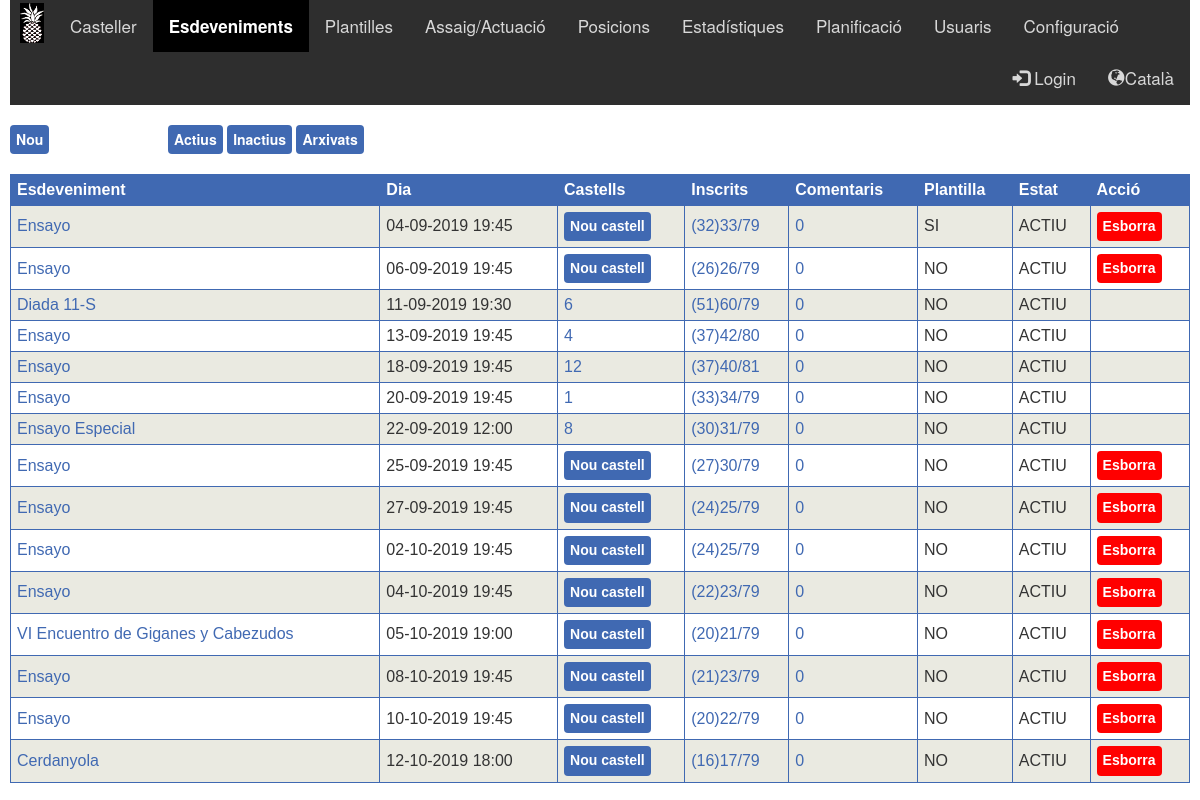
Page /Event.php (signed in) on the committed database.
### tables this page shows
CREATE TABLE `EVENT` (
  `Event_ID` int(11) NOT NULL,
  `Nom` varchar(100) NOT NULL,
  `Data` datetime NOT NULL,
  `Tipus` int(11) NOT NULL,
  `Estat` int(11) NOT NULL DEFAULT 1,
  `EVENT_PARE_ID` int(11) NOT NULL DEFAULT 0,
  `ESPLANTILLA` bit(1) DEFAULT NULL,
  `CONTADOR` bit(1) DEFAULT b'0',
  `HASHTAG` varchar(100) DEFAULT NULL,
  `TEMPORADA` varchar(100) NOT NULL
);

### Event.php (the view, shortened to what this page needs)
<html lang="es-ES">
<head>
</head>
<?php include "$_SERVER[DOCUMENT_ROOT]/pinyator/Style.php";?>
<body class="popup">
<?php include "$_SERVER[DOCUMENT_ROOT]/pinyator/Menu.php";?>
<table class='butons'>
	<tr class='butons'>
		<th class='butons'><a href="Event_Fitxa.php" class="boto" <?php EventLv2Not("hidden");?> ><?php echo _("Nou"); ?></a></th>
		<th class='butons'>
			<a href="Event.php?e=1" class="boto" ><?php echo _("Actius"); ?></a>
			<a href="Event.php?e=-1" class="boto" ><?php echo _("Inactius"); ?></a>
			<a href="Event.php?e=2" class="boto" ><?php echo _("Arxivats"); ?></a>
		</th>
	</tr>
</table>
<br>
 <table class='llistes'>
  <tr class='llistes'>
    <th class='llistes'><?php echo _("Esdeveniment"); ?></th>
    <th class='llistes'><?php echo _("Dia"); ?></th>
	<?php if (EsEventLv2())echo "<th class='llistes'>Castells</th>"; ?>
	<th class='llistes'><?php echo _("Inscrits"); ?></th>
	<th class='llistes'><?php echo _("Comentaris"); ?></th>
	<th class='llistes'><?php echo _("Plantilla"); ?></th>
	<th class='llistes'><?php echo _("Estat"); ?></th>
	<?php if (EsEventLv2()) echo "<th class='llistes'>"._('Acció')."</th>" ?>
  </tr>
<?php
$estat=1;
include "$_SERVER[DOCUMENT_ROOT]/pinyator/Connexio.php";
$sql="SELECT E.EVENT_ID, E.NOM, date_format(E.DATA, '%d-%m-%Y %H:%i') AS DATA,
E.ESTAT, E.EVENT_PARE_ID, E.ESPLANTILLA,
COUNT(I.ESTAT) AS CONTESTES_QTA,
(SUM(IF(I.ESTAT > 0, 1, 0)) + SUM(IFNULL(I.ACOMPANYANTS,0))) AS INSCRITS_QTA,
(SELECT IFNULL(COUNT(*), 0) FROM CASTELL C WHERE C.EVENT_ID=E.EVENT_ID) AS CASTELLS_QTA,
IFNULL(EP.DATA, E.DATA) AS ORDENACIO,
(SELECT IFNULL(COUNT(*), 0) FROM EVENT_COMENTARIS EC WHERE EC.EVENT_ID=E.EVENT_ID) AS COMENTARIS,
(SELECT SUM(IF(IU.ESTAT > 0, 1, 0))
		FROM INSCRITS IU
		JOIN CASTELLER C ON C.CASTELLER_ID=IU.CASTELLER_ID
		JOIN POSICIO P ON P.POSICIO_ID=C.POSICIO_PINYA_ID
		WHERE IU.EVENT_ID=E.EVENT_ID
		AND (P.ESNUCLI=1 OR P.ESTRONC=1 OR P.ESCORDO=1)) AS UTILS
FROM EVENT AS E
LEFT JOIN EVENT AS EP ON EP.EVENT_ID = E.EVENT_PARE_ID
LEFT JOIN INSCRITS AS I ON I.EVENT_ID = E.EVENT_ID
WHERE (E.ESTAT = ".$estat." OR E.ESTAT = 0)
GROUP BY E.EVENT_ID, E.NOM, E.DATA, E.ESTAT, E.EVENT_PARE_ID
ORDER BY ORDENACIO, E.EVENT_PARE_ID, E.DATA";
$result = mysqli_query($conn, $sql);
if (mysqli_num_rows($result) > 0)
{
    while($row = mysqli_fetch_assoc($result))
	{
		$a  = $row["ESTAT"];
		if ($a == -1)
		{
			$estatNom = "INACTIU";
		}
		elseif ($a == 1)
		{
			$estatNom = "ACTIU";
		}
		elseif ($a == 2)
		{
			$estatNom = "ARXIVAT";
		}
		else
		{
			$estatNom = "";
		}
		$esPlantilla = $row["ESPLANTILLA"]==1?"SI":"NO";
		$tInici = "";
		$tFinal = "";
		$link = "e=".$estat."&id=".$row["EVENT_ID"];
		$linkCastells = "";
		if ($row["CASTELLS_QTA"] > 0)
		{
			$linkCastells = "<a href='Castell.php?id=".$row["EVENT_ID"]."'>".$row["CASTELLS_QTA"]."</a>";
		}
		else
		{
			$linkCastells = "<a href='Castell_Nou.php?id=".$row["EVENT_ID"]."' class='boto' >"._('Nou castell')."</a>";
		}
		if(EsEventLv2())
		{
			$linkNom = "<a href='Event_Fitxa.php?".$link."'>".$row["NOM"]."</a>";
		}
		else
		{
			$linkNom = $row["NOM"];
		}
		echo "<tr class='llistes'>
		<td class='llistes'>".$tInici.$linkNom.$tFinal."</td>
		<td class='llistes'>".$row["DATA"]."</td>";
		if(EsEventLv2())
		{
			echo "<td class='llistes'>".$linkCastells."</td>";
		}
		echo "<td class='llistes'><a href='Event_LlistaPrivat.php?".$link."'>(".$row["UTILS"].")".$row["INSCRITS_QTA"]."/".$row["CONTESTES_QTA"]."</a></td>
		<td class='llistes'><a href='Event_Comentari_Privat.php?id=".$row["EVENT_ID"]."'>".$row["COMENTARIS"]."</a></td>
		<td class='llistes'>".$esPlantilla."</td>
		<td class='llistes'>".$estatNom."</td>";
		if(EsEventLv2())
		{
			if ($row["CASTELLS_QTA"] > 0)
				echo "<td class='llistes'></td>";
			else
				echo "<td class='llistes'><button class='boto boto_remove' name='Event_Esborra.php?id=".$row["EVENT_ID"]."' onClick='ShowPopup(this)' >"._('Esborra')."</button></td>";
		}
		echo "</tr>";
    }
}
else if (mysqli_error($conn) != "")
{
    echo "Error: " . $sql . "<br>" . mysqli_error($conn);
}
?>
	</table>
   </body>
</html>

### Style_Custom.css (style rules this page uses)
table.butons { border: 0px; width: 80%; }
table.llistes { font-family: arial, sans-serif; border-collapse: collapse; width: 100%; }
th.llistes { border: 1px solid #4069B2; text-align: left; padding: 6px; background-color: #4069B2; color: #FFF; }
td.llistes { border: 1px solid #4069B2; text-align: left; padding: 6px; }
tr.llistes:nth-child(even) { background-color: #eaeae1; }
td.llistes a.boto { color: #FFF; }
td.llistes a { color: #4069B2; }
.boto { display: inline-block; padding: 2px 6px; font-size: 14px; line-height: 1.8; vertical-align: bottom; -webkit-appearance: none; -moz-appearance: none; appearance: none; -webkit-box-shadow: none; -moz-box-shadow: none; box-shadow: none; -webkit-border-radius: 0; -moz-border-radius: 0; border-radius: 4px; color: #FFF; background-color: #4069B2; border-color:#1D51B2; border: none; text-align: center; white-space: nowrap; vertical-align: middle; cursor: pointer; -moz-user-select: none; background-image: none; font-weight: bold; }
.boto_remove { background-color: red; }
.popup { -webkit-user-select: none; -moz-user-select: none; -ms-user-select: none; user-select: none; }

### rows in the picture
event: Nom "Ensayo", DATA "04-09-2019 19:45", UTILS "32", INSCRITS_QTA "33", CONTESTES_QTA "79", COMENTARIS "0", ESPLANTILLA "SI", Estat "ACTIU"
event: Nom "Ensayo", DATA "06-09-2019 19:45", UTILS "26", INSCRITS_QTA "26", CONTESTES_QTA "79", COMENTARIS "0", ESPLANTILLA "NO", Estat "ACTIU"
event: Nom "Diada 11-S", DATA "11-09-2019 19:30", CASTELLS_QTA "6", UTILS "51", INSCRITS_QTA "60", CONTESTES_QTA "79", COMENTARIS "0", ESPLANTILLA "NO", Estat "ACTIU"
event: Nom "Ensayo", DATA "13-09-2019 19:45", CASTELLS_QTA "4", UTILS "37", INSCRITS_QTA "42", CONTESTES_QTA "80", COMENTARIS "0", ESPLANTILLA "NO", Estat "ACTIU"
event: Nom "Ensayo", DATA "18-09-2019 19:45", CASTELLS_QTA "12", UTILS "37", INSCRITS_QTA "40", CONTESTES_QTA "81", COMENTARIS "0", ESPLANTILLA "NO", Estat "ACTIU"
event: Nom "Ensayo", DATA "20-09-2019 19:45", CASTELLS_QTA "1", UTILS "33", INSCRITS_QTA "34", CONTESTES_QTA "79", COMENTARIS "0", ESPLANTILLA "NO", Estat "ACTIU"
event: Nom "Ensayo Especial", DATA "22-09-2019 12:00", CASTELLS_QTA "8", UTILS "30", INSCRITS_QTA "31", CONTESTES_QTA "79", COMENTARIS "0", ESPLANTILLA "NO", Estat "ACTIU"
event: Nom "Ensayo", DATA "25-09-2019 19:45", UTILS "27", INSCRITS_QTA "30", CONTESTES_QTA "79", COMENTARIS "0", ESPLANTILLA "NO", Estat "ACTIU"
event: Nom "Ensayo", DATA "27-09-2019 19:45", UTILS "24", INSCRITS_QTA "25", CONTESTES_QTA "79", COMENTARIS "0", ESPLANTILLA "NO", Estat "ACTIU"
event: Nom "Ensayo", DATA "02-10-2019 19:45", UTILS "24", INSCRITS_QTA "25", CONTESTES_QTA "79", COMENTARIS "0", ESPLANTILLA "NO", Estat "ACTIU"
event: Nom "Ensayo", DATA "04-10-2019 19:45", UTILS "22", INSCRITS_QTA "23", CONTESTES_QTA "79", COMENTARIS "0", ESPLANTILLA "NO", Estat "ACTIU"
event: Nom "VI Encuentro de Giganes y Cabezudos", DATA "05-10-2019 19:00", UTILS "20", INSCRITS_QTA "21", CONTESTES_QTA "79", COMENTARIS "0", ESPLANTILLA "NO", Estat "ACTIU"
event: Nom "Ensayo", DATA "08-10-2019 19:45", UTILS "21", INSCRITS_QTA "23", CONTESTES_QTA "79", COMENTARIS "0", ESPLANTILLA "NO", Estat "ACTIU"
event: Nom "Ensayo", DATA "10-10-2019 19:45", UTILS "20", INSCRITS_QTA "22", CONTESTES_QTA "79", COMENTARIS "0", ESPLANTILLA "NO", Estat "ACTIU"
event: Nom "Cerdanyola", DATA "12-10-2019 18:00", UTILS "16", INSCRITS_QTA "17", CONTESTES_QTA "79", COMENTARIS "0", ESPLANTILLA "NO", Estat "ACTIU"

### other values in the picture
_('Esdeveniments') "Esdeveniments"
_('Plantilles') "Plantilles"
_('Assaig/Actuació') "Assaig/Actuació"
_('Posicions') "Posicions"
_('Estadístiques') "Estadístiques"
_('Planificació') "Planificació"
_('Usuaris') "Usuaris"
_('Configuració') "Configuració"
$altLangName "Català"
_("Nou") "Nou"
_("Actius") "Actius"
_("Inactius") "Inactius"
_("Arxivats") "Arxivats"
_("Esdeveniment") "Esdeveniment"
_("Dia") "Dia"
